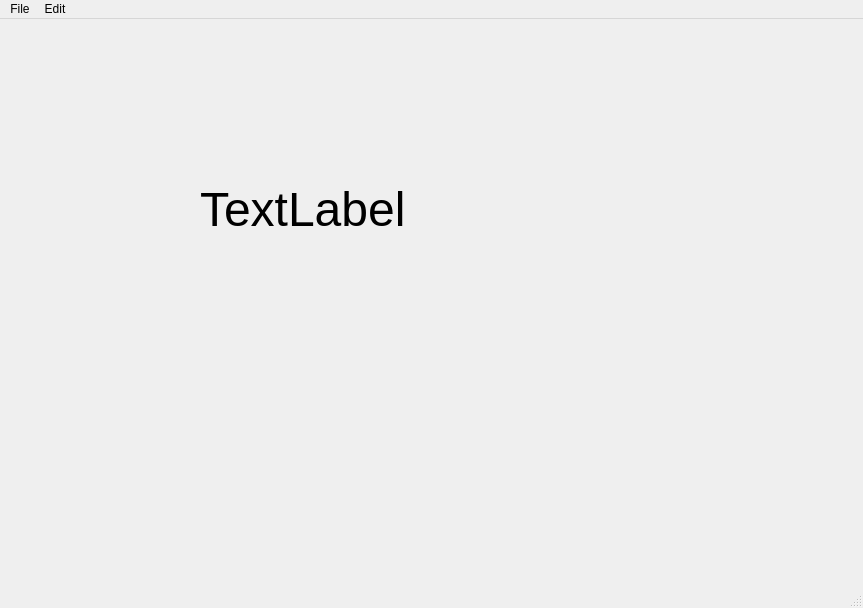
<?xml version="1.0" encoding="UTF-8"?>
<ui version="4.0">
 <class>MainWindow</class>
 <widget class="QMainWindow" name="MainWindow">
  <property name="geometry">
   <rect>
    <x>0</x>
    <y>0</y>
    <width>863</width>
    <height>608</height>
   </rect>
  </property>
  <property name="windowTitle">
   <string>MainWindow</string>
  </property>
  <widget class="QWidget" name="centralwidget">
   <widget class="QLabel" name="label">
    <property name="geometry">
     <rect>
      <x>200</x>
      <y>100</y>
      <width>451</width>
      <height>181</height>
     </rect>
    </property>
    <property name="font">
     <font>
      <pointsize>36</pointsize>
     </font>
    </property>
    <property name="text">
     <string>TextLabel</string>
    </property>
   </widget>
  </widget>
  <widget class="QMenuBar" name="menubar">
   <property name="geometry">
    <rect>
     <x>0</x>
     <y>0</y>
     <width>863</width>
     <height>22</height>
    </rect>
   </property>
   <widget class="QMenu" name="menufile">
    <property name="title">
     <string>File</string>
    </property>
    <addaction name="actionNew"/>
    <addaction name="actionSave"/>
   </widget>
   <widget class="QMenu" name="menuEdit">
    <property name="title">
     <string>Edit</string>
    </property>
    <addaction name="actionCopy"/>
    <addaction name="actionPaste"/>
   </widget>
   <addaction name="menufile"/>
   <addaction name="menuEdit"/>
  </widget>
  <widget class="QStatusBar" name="statusbar"/>
  <action name="actionNew">
   <property name="text">
    <string>New</string>
   </property>
   <property name="statusTip">
    <string>Create a new file</string>
   </property>
   <property name="shortcut">
    <string>Ctrl+N</string>
   </property>
  </action>
  <action name="actionSave">
   <property name="text">
    <string>Save</string>
   </property>
   <property name="statusTip">
    <string>Save a file</string>
   </property>
   <property name="shortcut">
    <string>Ctrl+S</string>
   </property>
  </action>
  <action name="actionCopy">
   <property name="text">
    <string>Copy</string>
   </property>
   <property name="statusTip">
    <string>Copy a file</string>
   </property>
   <property name="shortcut">
    <string>Ctrl+C</string>
   </property>
  </action>
  <action name="actionPaste">
   <property name="text">
    <string>Paste</string>
   </property>
   <property name="statusTip">
    <string>Paste a file</string>
   </property>
   <property name="shortcut">
    <string>Ctrl+V</string>
   </property>
  </action>
 </widget>
 <resources/>
 <connections/>
</ui>
